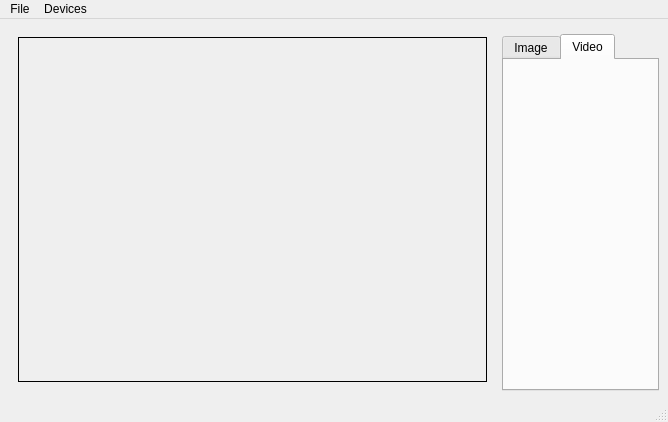
<?xml version="1.0" encoding="UTF-8"?>
<ui version="4.0">
 <class>Camera</class>
 <widget class="QMainWindow" name="Camera">
  <property name="geometry">
   <rect>
    <x>0</x>
    <y>0</y>
    <width>668</width>
    <height>422</height>
   </rect>
  </property>
  <property name="windowTitle">
   <string>Camera</string>
  </property>
  <widget class="QWidget" name="centralwidget">
   <layout class="QGridLayout" name="gridLayout_3">
    <item row="0" column="0" rowspan="2">
     <widget class="QStackedWidget" name="stackedWidget">
      <property name="sizePolicy">
       <sizepolicy hsizetype="Preferred" vsizetype="Preferred">
        <horstretch>1</horstretch>
        <verstretch>0</verstretch>
       </sizepolicy>
      </property>
      <property name="palette">
       <palette>
        <active>
         <colorrole role="Base">
          <brush brushstyle="SolidPattern">
           <color alpha="255">
            <red>255</red>
            <green>255</green>
            <blue>255</blue>
           </color>
          </brush>
         </colorrole>
         <colorrole role="Window">
          <brush brushstyle="SolidPattern">
           <color alpha="255">
            <red>145</red>
            <green>145</green>
            <blue>145</blue>
           </color>
          </brush>
         </colorrole>
        </active>
        <inactive>
         <colorrole role="Base">
          <brush brushstyle="SolidPattern">
           <color alpha="255">
            <red>255</red>
            <green>255</green>
            <blue>255</blue>
           </color>
          </brush>
         </colorrole>
         <colorrole role="Window">
          <brush brushstyle="SolidPattern">
           <color alpha="255">
            <red>145</red>
            <green>145</green>
            <blue>145</blue>
           </color>
          </brush>
         </colorrole>
        </inactive>
        <disabled>
         <colorrole role="Base">
          <brush brushstyle="SolidPattern">
           <color alpha="255">
            <red>145</red>
            <green>145</green>
            <blue>145</blue>
           </color>
          </brush>
         </colorrole>
         <colorrole role="Window">
          <brush brushstyle="SolidPattern">
           <color alpha="255">
            <red>145</red>
            <green>145</green>
            <blue>145</blue>
           </color>
          </brush>
         </colorrole>
        </disabled>
       </palette>
      </property>
      <property name="currentIndex">
       <number>1</number>
      </property>
      <widget class="QWidget" name="viewfinderPage">
       <layout class="QGridLayout" name="gridLayout_5">
        <item row="0" column="0">
         <widget class="QCameraViewfinder" name="viewfinder" native="true"/>
        </item>
       </layout>
      </widget>
      <widget class="QWidget" name="previewPage">
       <layout class="QGridLayout" name="gridLayout_4">
        <item row="0" column="0">
         <widget class="QLabel" name="lastImagePreviewLabel">
          <property name="sizePolicy">
           <sizepolicy hsizetype="Preferred" vsizetype="MinimumExpanding">
            <horstretch>0</horstretch>
            <verstretch>0</verstretch>
           </sizepolicy>
          </property>
          <property name="frameShape">
           <enum>QFrame::Box</enum>
          </property>
          <property name="text">
           <string/>
          </property>
         </widget>
        </item>
       </layout>
      </widget>
     </widget>
    </item>
    <item row="1" column="1" colspan="2">
     <widget class="QTabWidget" name="captureWidget">
      <property name="currentIndex">
       <number>1</number>
      </property>
      <widget class="QWidget" name="tab_2">
       <attribute name="title">
        <string>Image</string>
       </attribute>
       <layout class="QGridLayout" name="gridLayout">
        <item row="0" column="0">
         <widget class="QPushButton" name="takeImageButton">
          <property name="enabled">
           <bool>false</bool>
          </property>
          <property name="text">
           <string>Capture Photo</string>
          </property>
          <property name="icon">
           <iconset resource="camera.qrc">
            <normaloff>:/images/shutter.svg</normaloff>:/images/shutter.svg</iconset>
          </property>
         </widget>
        </item>
        <item row="1" column="0">
         <spacer name="verticalSpacer_2">
          <property name="orientation">
           <enum>Qt::Vertical</enum>
          </property>
          <property name="sizeHint" stdset="0">
           <size>
            <width>20</width>
            <height>161</height>
           </size>
          </property>
         </spacer>
        </item>
        <item row="2" column="0">
         <widget class="QLabel" name="label">
          <property name="text">
           <string>Exposure Compensation:</string>
          </property>
         </widget>
        </item>
        <item row="3" column="0">
         <widget class="QSlider" name="exposureCompensation">
          <property name="minimum">
           <number>-4</number>
          </property>
          <property name="maximum">
           <number>4</number>
          </property>
          <property name="pageStep">
           <number>2</number>
          </property>
          <property name="orientation">
           <enum>Qt::Horizontal</enum>
          </property>
          <property name="tickPosition">
           <enum>QSlider::TicksAbove</enum>
          </property>
         </widget>
        </item>
       </layout>
      </widget>
      <widget class="QWidget" name="widget">
       <attribute name="title">
        <string>Video</string>
       </attribute>
       <layout class="QGridLayout" name="gridLayout_2"/>
      </widget>
     </widget>
    </item>
   </layout>
  </widget>
  <widget class="QMenuBar" name="menubar">
   <property name="geometry">
    <rect>
     <x>0</x>
     <y>0</y>
     <width>668</width>
     <height>21</height>
    </rect>
   </property>
   <widget class="QMenu" name="menuFile">
    <property name="title">
     <string>File</string>
    </property>
    <addaction name="actionStartCamera"/>
    <addaction name="actionStopCamera"/>
    <addaction name="separator"/>
    <addaction name="actionSettings"/>
    <addaction name="separator"/>
    <addaction name="actionExit"/>
   </widget>
   <widget class="QMenu" name="menuDevices">
    <property name="title">
     <string>Devices</string>
    </property>
   </widget>
   <addaction name="menuFile"/>
   <addaction name="menuDevices"/>
  </widget>
  <widget class="QStatusBar" name="statusbar"/>
  <action name="actionExit">
   <property name="text">
    <string>Exit</string>
   </property>
  </action>
  <action name="actionStartCamera">
   <property name="text">
    <string>Start Camera</string>
   </property>
  </action>
  <action name="actionStopCamera">
   <property name="text">
    <string>Stop Camera</string>
   </property>
  </action>
  <action name="actionSettings">
   <property name="text">
    <string>Settings</string>
   </property>
  </action>
 </widget>
 <customwidgets>
  <customwidget>
   <class>QCameraViewfinder</class>
   <extends>QWidget</extends>
   <header>qcameraviewfinder.h</header>
   <container>1</container>
  </customwidget>
 </customwidgets>
 <resources>
  <include location="camera.qrc"/>
 </resources>
 <connections>
  <connection>
   <sender>actionExit</sender>
   <signal>triggered()</signal>
   <receiver>Camera</receiver>
   <slot>close()</slot>
   <hints>
    <hint type="sourcelabel">
     <x>-1</x>
     <y>-1</y>
    </hint>
    <hint type="destinationlabel">
     <x>154</x>
     <y>130</y>
    </hint>
   </hints>
  </connection>
  <connection>
   <sender>actionSettings</sender>
   <signal>triggered()</signal>
   <receiver>Camera</receiver>
   <slot>configureCaptureSettings()</slot>
   <hints>
    <hint type="sourcelabel">
     <x>-1</x>
     <y>-1</y>
    </hint>
    <hint type="destinationlabel">
     <x>333</x>
     <y>210</y>
    </hint>
   </hints>
  </connection>
  <connection>
   <sender>actionStartCamera</sender>
   <signal>triggered()</signal>
   <receiver>Camera</receiver>
   <slot>startCamera()</slot>
   <hints>
    <hint type="sourcelabel">
     <x>-1</x>
     <y>-1</y>
    </hint>
    <hint type="destinationlabel">
     <x>333</x>
     <y>210</y>
    </hint>
   </hints>
  </connection>
  <connection>
   <sender>actionStopCamera</sender>
   <signal>triggered()</signal>
   <receiver>Camera</receiver>
   <slot>stopCamera()</slot>
   <hints>
    <hint type="sourcelabel">
     <x>-1</x>
     <y>-1</y>
    </hint>
    <hint type="destinationlabel">
     <x>333</x>
     <y>210</y>
    </hint>
   </hints>
  </connection>
  <connection>
   <sender>takeImageButton</sender>
   <signal>clicked()</signal>
   <receiver>Camera</receiver>
   <slot>takeImage()</slot>
   <hints>
    <hint type="sourcelabel">
     <x>625</x>
     <y>132</y>
    </hint>
    <hint type="destinationlabel">
     <x>603</x>
     <y>169</y>
    </hint>
   </hints>
  </connection>
  <connection>
   <sender>exposureCompensation</sender>
   <signal>valueChanged(int)</signal>
   <receiver>Camera</receiver>
   <slot>setExposureCompensation(int)</slot>
   <hints>
    <hint type="sourcelabel">
     <x>559</x>
     <y>367</y>
    </hint>
    <hint type="destinationlabel">
     <x>665</x>
     <y>365</y>
    </hint>
   </hints>
  </connection>
 </connections>
 <slots>
  <slot>record()</slot>
  <slot>pause()</slot>
  <slot>stop()</slot>
  <slot>enablePreview(bool)</slot>
  <slot>configureCaptureSettings()</slot>
  <slot>takeImage()</slot>
  <slot>startCamera()</slot>
  <slot>toggleLock()</slot>
  <slot>setMuted(bool)</slot>
  <slot>stopCamera()</slot>
  <slot>setExposureCompensation(int)</slot>
 </slots>
</ui>
